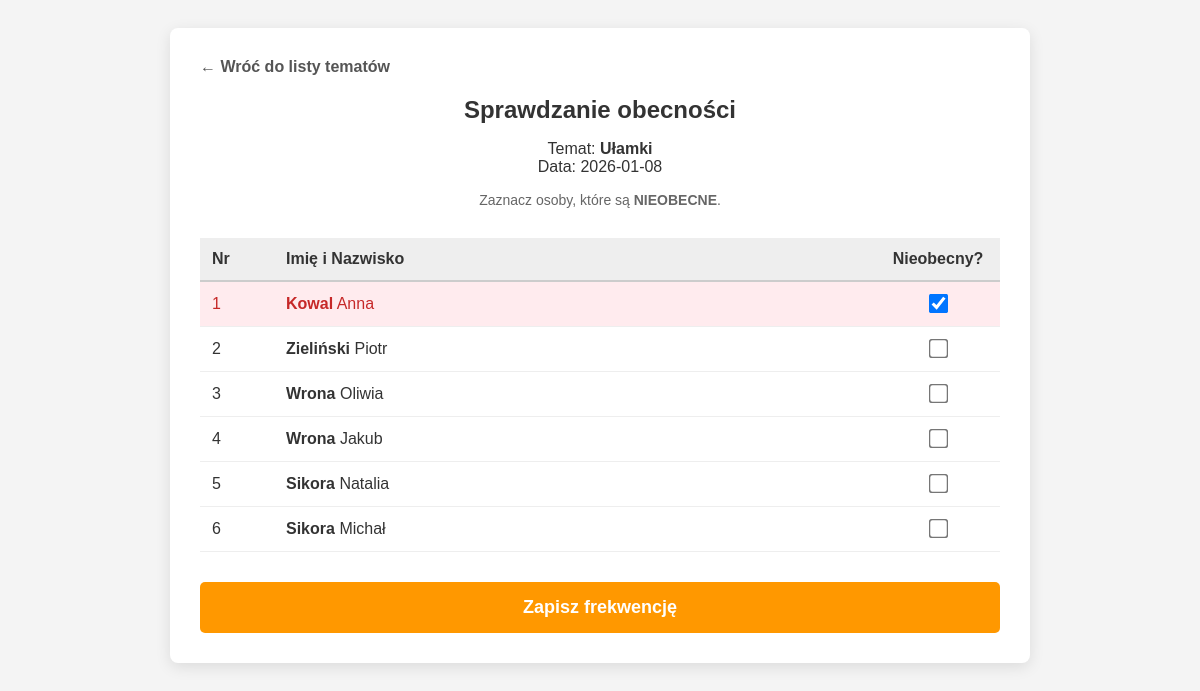
Page /dziennik/nauczyciel/obecnosc.php?id_lekcji=3 (signed in) on the committed database.
### tables this page shows
CREATE TABLE `lekcja` (
  `id_lekcji` int(11) NOT NULL,
  `temat` varchar(255) NOT NULL,
  `data` date NOT NULL,
  `id_przedmiot_w_klasie` int(11) NOT NULL
);

CREATE TABLE `uczen` (
  `id_ucznia` int(11) NOT NULL,
  `nr_dziennika` int(11) NOT NULL,
  `id_uzytkownika` int(11) NOT NULL,
  `id_klasy` int(11) DEFAULT NULL
);

CREATE TABLE `uzytkownik` (
  `id_uzytkownika` int(11) NOT NULL,
  `login` varchar(100) NOT NULL,
  `haslo` varchar(255) NOT NULL,
  `imie` varchar(40) NOT NULL,
  `nazwisko` varchar(60) NOT NULL,
  `email` varchar(50) NOT NULL,
  `czy_aktywny` varchar(3) NOT NULL DEFAULT 'TAK',
  `rola` varchar(30) NOT NULL,
  `telefon` varchar(12) DEFAULT NULL
);

CREATE TABLE `nieobecnosc` (
  `id_ucznia` int(11) NOT NULL,
  `id_lekcji` int(11) NOT NULL,
  `usprawiedliwiona` smallint(1) NOT NULL DEFAULT 0,
  `powod` varchar(255) DEFAULT NULL,
  `data_usprawiedliwienia` date DEFAULT NULL
);

### dziennik/nauczyciel/obecnosc.php (the view, shortened to what this page needs)
<?php
require_once '../db.php';
$id_lekcji = isset($_GET['id_lekcji']) ? $_GET['id_lekcji'] : null;
$stmt_l = $conn->prepare("SELECT temat, data, id_przedmiot_w_klasie FROM Lekcja WHERE id_lekcji = :id");
$stmt_l->execute([':id' => $id_lekcji]);
$lekcja = $stmt_l->fetch(PDO::FETCH_ASSOC);
$stmt_k = $conn->prepare("SELECT id_klasy FROM Przedmiot_w_klasie WHERE id_przedmiot_w_klasie = :id");
$stmt_k->execute([':id' => $lekcja['id_przedmiot_w_klasie']]);
$id_klasy = $stmt_k->fetchColumn();
$sql = "SELECT u.imie, u.nazwisko, ucz.nr_dziennika, ucz.id_ucznia, n.id_lekcji as czy_nieobecny
        FROM Uczen ucz
        JOIN Uzytkownik u ON ucz.id_uzytkownika = u.id_uzytkownika
        LEFT JOIN Nieobecnosc n ON ucz.id_ucznia = n.id_ucznia AND n.id_lekcji = :id_lekcji
        WHERE ucz.id_klasy = :id_klasy
        ORDER BY ucz.nr_dziennika ASC";
$stmt_u = $conn->prepare($sql);
$stmt_u->execute([
    ':id_lekcji' => $id_lekcji,
    ':id_klasy' => $id_klasy
]);
$uczniowie = $stmt_u->fetchAll(PDO::FETCH_ASSOC);
?>
<!DOCTYPE html>
<html lang="pl">
<head>
</head>
<body>
    <div class="container">
        <a href="temat.php" class="btn-powrot">← Wróć do listy tematów</a>
        <div class="header-info">
            <h2>Sprawdzanie obecności</h2>
            <p>
                Temat: <strong><?php echo $lekcja['temat']; ?></strong> <br>
                Data: <?php echo $lekcja['data']; ?>
            </p>
            <p style="font-size: 14px; color: #666;">Zaznacz osoby, które są <strong>NIEOBECNE</strong>.</p>
        </div>
        <form method="POST">
            <table>
                <thead>
                    <tr>
                        <th style="width: 50px;">Nr</th>
                        <th>Imię i Nazwisko</th>
                        <th style="width: 100px; text-align: center;">Nieobecny?</th>
                    </tr>
                </thead>
                <tbody>
                    <?php foreach ($uczniowie as $u): ?>
                    <tr class="<?php echo $u['czy_nieobecny'] ? 'row-absent' : ''; ?>">
                        <td><?php echo $u['nr_dziennika']; ?></td>
                        <td>
                            <strong><?php echo $u['nazwisko']; ?></strong> <?php echo $u['imie']; ?>
                        </td>
                        <td style="text-align: center;">
                            <input type="checkbox" name="nieobecny[]" value="<?php echo $u['id_ucznia']; ?>"
                                <?php if ($u['czy_nieobecny']) echo 'checked'; ?>>
                        </td>
                    </tr>
                    <?php endforeach; ?>
                </tbody>
            </table>
            <button type="submit" name="zapisz_obecnosc" class="btn-save">Zapisz frekwencję</button>
        </form>
    </div>
</body>
</html>

### dziennik/nauczyciel/obecnosc.php (style rules this page uses)
body { font-family: Arial, sans-serif; background-color: #f4f4f4; padding: 20px; color: #333; }
.container { max-width: 800px; margin: 0 auto; background: white; padding: 30px; border-radius: 8px; box-shadow: 0 4px 15px rgba(0,0,0,0.1); }
.header-info { text-align: center; margin-bottom: 30px; }
h2 { margin: 0 0 10px 0; color: #333; }
.btn-powrot { text-decoration: none; color: #555; font-weight: bold; display: inline-block; margin-bottom: 20px; }
table { width: 100%; border-collapse: collapse; margin-bottom: 30px; }
th { background-color: #eee; padding: 12px; text-align: left; border-bottom: 2px solid #ccc; }
td { padding: 12px; border-bottom: 1px solid #eee; vertical-align: middle; }
input[type="checkbox"] { transform: scale(1.5); cursor: pointer; }
.row-absent { background-color: #ffebee; color: #c62828; }
.btn-save { display: block; width: 100%; padding: 15px; background-color: #FF9800; color: white; font-size: 18px; border: none; border-radius: 5px; cursor: pointer; font-weight: bold; }

### rows in the picture
lekcja: temat "Ułamki", data "2026-01-08"
uczen: nr_dziennika "1", id_uzytkownika.nazwisko "Kowal", id_uzytkownika.imie "Anna"
nieobecnosc: id_lekcji "☑"
uczen: nr_dziennika "2", id_uzytkownika.nazwisko "Zieliński", id_uzytkownika.imie "Piotr"
uczen: nr_dziennika "3", id_uzytkownika.nazwisko "Wrona", id_uzytkownika.imie "Oliwia"
uczen: nr_dziennika "4", id_uzytkownika.nazwisko "Wrona", id_uzytkownika.imie "Jakub"
uczen: nr_dziennika "5", id_uzytkownika.nazwisko "Sikora", id_uzytkownika.imie "Natalia"
uczen: nr_dziennika "6", id_uzytkownika.nazwisko "Sikora", id_uzytkownika.imie "Michał"
